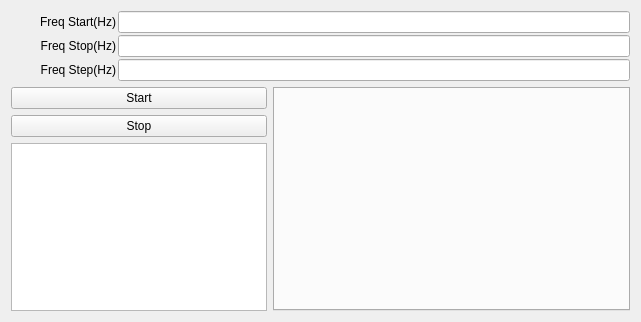
<?xml version="1.0" encoding="UTF-8"?>
<ui version="4.0">
 <class>QTestTempPwrDlg</class>
 <widget class="QWidget" name="QTestTempPwrDlg">
  <property name="geometry">
   <rect>
    <x>0</x>
    <y>0</y>
    <width>641</width>
    <height>322</height>
   </rect>
  </property>
  <property name="windowTitle">
   <string>Form</string>
  </property>
  <layout class="QVBoxLayout" name="verticalLayout_3" stretch="0,1">
   <item>
    <layout class="QVBoxLayout" name="verticalLayout">
     <property name="spacing">
      <number>2</number>
     </property>
     <item>
      <layout class="QHBoxLayout" name="horizontalLayoutFreqStar">
       <item>
        <widget class="QLabel" name="labelFreqStar">
         <property name="sizePolicy">
          <sizepolicy hsizetype="Fixed" vsizetype="Fixed">
           <horstretch>0</horstretch>
           <verstretch>0</verstretch>
          </sizepolicy>
         </property>
         <property name="minimumSize">
          <size>
           <width>105</width>
           <height>16</height>
          </size>
         </property>
         <property name="text">
          <string>Freq Start(Hz)</string>
         </property>
         <property name="alignment">
          <set>Qt::AlignRight|Qt::AlignTrailing|Qt::AlignVCenter</set>
         </property>
         <property name="buddy">
          <cstring>lineEditFreqStar</cstring>
         </property>
        </widget>
       </item>
       <item>
        <widget class="QLineEdit" name="lineEditFreqStar"/>
       </item>
      </layout>
     </item>
     <item>
      <layout class="QHBoxLayout" name="horizontalLayoutFreqStop">
       <item>
        <widget class="QLabel" name="labelFreqStop">
         <property name="sizePolicy">
          <sizepolicy hsizetype="Fixed" vsizetype="Fixed">
           <horstretch>0</horstretch>
           <verstretch>0</verstretch>
          </sizepolicy>
         </property>
         <property name="minimumSize">
          <size>
           <width>105</width>
           <height>16</height>
          </size>
         </property>
         <property name="text">
          <string>Freq Stop(Hz)</string>
         </property>
         <property name="alignment">
          <set>Qt::AlignRight|Qt::AlignTrailing|Qt::AlignVCenter</set>
         </property>
         <property name="buddy">
          <cstring>lineEditFreqStop</cstring>
         </property>
        </widget>
       </item>
       <item>
        <widget class="QLineEdit" name="lineEditFreqStop"/>
       </item>
      </layout>
     </item>
     <item>
      <layout class="QHBoxLayout" name="horizontalLayoutFreqStep">
       <item>
        <widget class="QLabel" name="labelFreqStep">
         <property name="sizePolicy">
          <sizepolicy hsizetype="Fixed" vsizetype="Fixed">
           <horstretch>0</horstretch>
           <verstretch>0</verstretch>
          </sizepolicy>
         </property>
         <property name="minimumSize">
          <size>
           <width>105</width>
           <height>16</height>
          </size>
         </property>
         <property name="text">
          <string>Freq Step(Hz)</string>
         </property>
         <property name="alignment">
          <set>Qt::AlignRight|Qt::AlignTrailing|Qt::AlignVCenter</set>
         </property>
         <property name="buddy">
          <cstring>lineEditFreqStep</cstring>
         </property>
        </widget>
       </item>
       <item>
        <widget class="QLineEdit" name="lineEditFreqStep">
         <property name="sizePolicy">
          <sizepolicy hsizetype="Expanding" vsizetype="Fixed">
           <horstretch>0</horstretch>
           <verstretch>0</verstretch>
          </sizepolicy>
         </property>
         <property name="readOnly">
          <bool>false</bool>
         </property>
        </widget>
       </item>
      </layout>
     </item>
    </layout>
   </item>
   <item>
    <layout class="QHBoxLayout" name="horizontalLayout" stretch="0,1">
     <item>
      <layout class="QVBoxLayout" name="verticalLayout_2">
       <item>
        <widget class="QPushButton" name="pushButtonStar">
         <property name="sizePolicy">
          <sizepolicy hsizetype="Expanding" vsizetype="Fixed">
           <horstretch>0</horstretch>
           <verstretch>0</verstretch>
          </sizepolicy>
         </property>
         <property name="text">
          <string>Start</string>
         </property>
        </widget>
       </item>
       <item>
        <widget class="QPushButton" name="pushButtonStop">
         <property name="sizePolicy">
          <sizepolicy hsizetype="Expanding" vsizetype="Fixed">
           <horstretch>0</horstretch>
           <verstretch>0</verstretch>
          </sizepolicy>
         </property>
         <property name="text">
          <string>Stop</string>
         </property>
        </widget>
       </item>
       <item>
        <widget class="QRDTTableView" name="tableViewAtt">
         <attribute name="horizontalHeaderHighlightSections">
          <bool>false</bool>
         </attribute>
         <attribute name="horizontalHeaderStretchLastSection">
          <bool>true</bool>
         </attribute>
         <attribute name="verticalHeaderVisible">
          <bool>false</bool>
         </attribute>
        </widget>
       </item>
      </layout>
     </item>
     <item>
      <widget class="QTabWidget" name="tabWidget"/>
     </item>
    </layout>
   </item>
  </layout>
 </widget>
 <customwidgets>
  <customwidget>
   <class>QRDTTableView</class>
   <extends>QTableView</extends>
   <header location="global">q_rdt_tableview.h</header>
  </customwidget>
 </customwidgets>
 <resources/>
 <connections/>
</ui>
